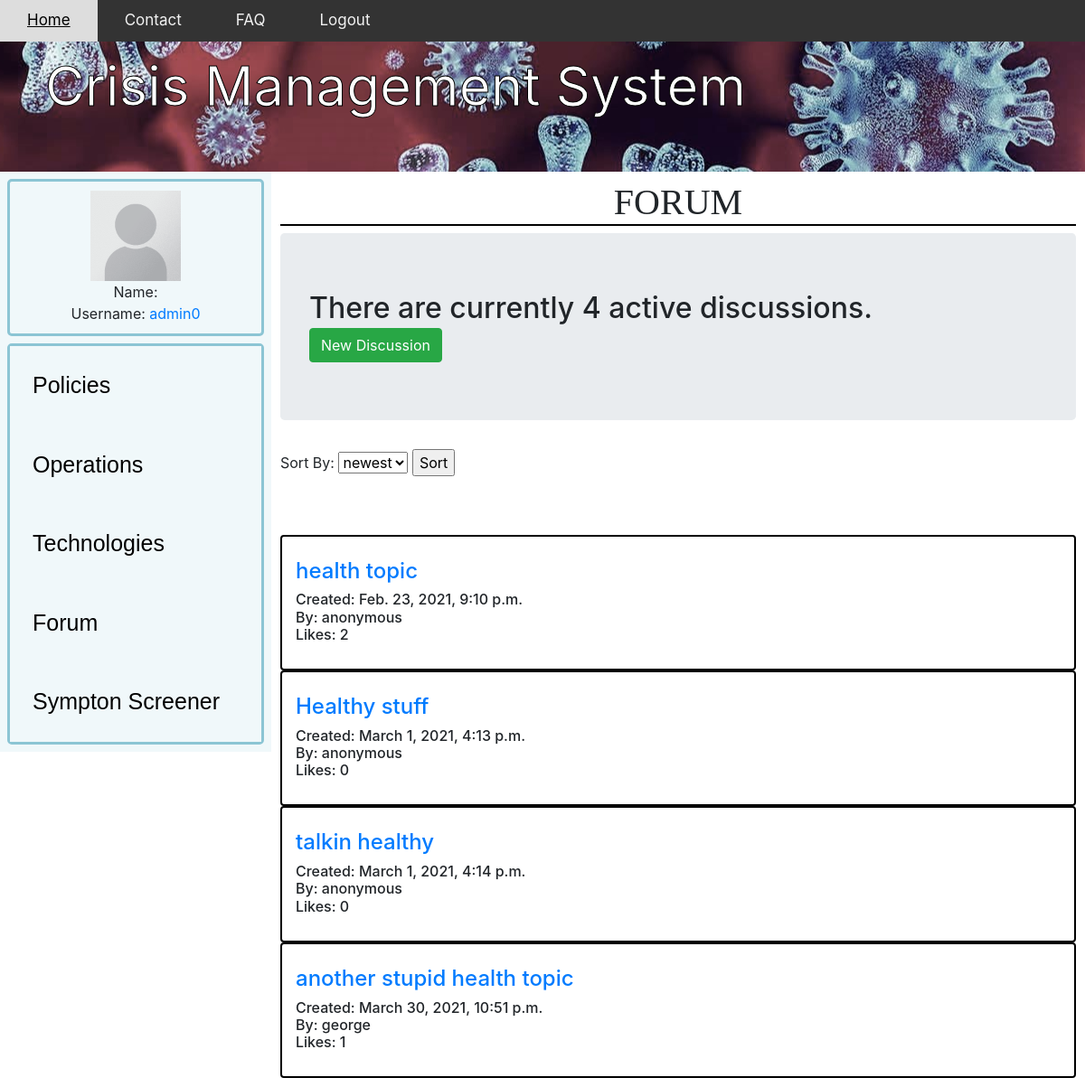
The page /forumHome/ (signed in) on the database as committed earlier.
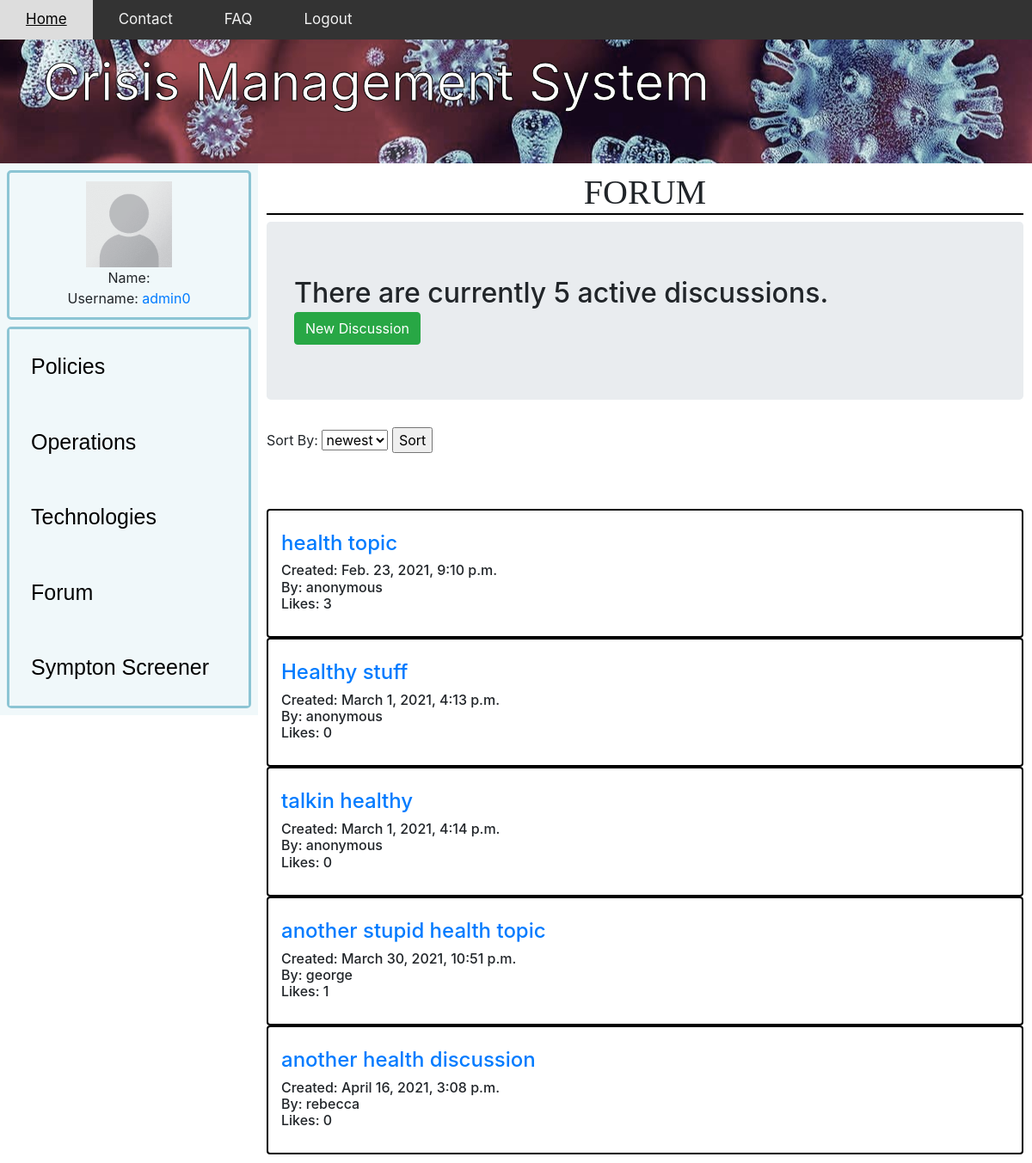
The same page on the database as committed later.
### app/models.py (models this page shows, shortened)
class forum(models.Model):
    name=models.CharField(max_length=200,default="anonymous" )
    topic= models.CharField(max_length=300, unique=True)
    section = models.CharField(max_length=12)
    description = models.CharField(max_length=1000,blank=True)
    date_created=models.DateTimeField(auto_now_add=True,null=True)
    likeCount = models.IntegerField(default=0)
    dislikeCount = models.IntegerField(default=0)
    forumLikes = models.ManyToManyField(User, related_name='forum')
    UserIsHealthExpert = models.BooleanField(default=False)
    UserIsTechExpert = models.BooleanField(default=False)
    def totalLikes(self):
        return self.forumLikes.count()

### app/views.py (the view)
# urls.py: path('forumHome/',forumHome,name='forumHome'),
@login_required
def forumHome(request):
    forums=forum.objects.filter(section="Health")
    count=forums.count()
    discussions=[]
    discussionIndex = 0
    for i in forums:
        discussions.append(i.discussion_set.all())
        discussionIndex += 1
    context={'forums':forums,
              'count':count,
              'discussions':discussions,
              'discussionIndex': discussionIndex,
              }
    return render(request,'forumHome.html',context)

### app/templates/forumHome.html (shortened to what this page needs)
{% extends "app/base2.html" %}
{% load static %}
{% block content %}
<!DOCTYPE html>
<html lang="en">
<head>
    <body>
		<h1>{{section}} Forum</h1>
	</body>
    <link rel="stylesheet" href="https://stackpath.bootstrapcdn.com/bootstrap/4.5.0/css/bootstrap.min.css"0>
</head>
<body>
        <h2 class="jumbotron">
            There are currently {{count}} active {{section}} discussions.
            <div>
            <button onclick="location.href='{{request.path}}addInForum/'" class="btn btn-success">New Discussion</button>
            </div>
        </h2>
        <form method="POST" action='{{request.path}}'>
            <label for="sortBy">Sort By:</label>
            <select type="text" id="sortBy" name="sortBy">
                <option value="newest">newest</option>
            </select>
            <input type="submit" value="Sort">
        </form>
            <div class="card-columns" style="padding: 10px; margin: 20px;"></div>
            {% for forum in forums %}
                <div class="card box container">
                    <br>
                    <h6 class="card-title">
                        <a href='{% url 'forumDiscussion' forumName=forum.section forumTopic=forum.topic %}'><h4>{{forum.topic}}</h4></a>
                        <p>
                            Created: {{forum.date_created}}
                            <br>
                            By: {{forum.name}}
                            <br>
                            Likes: {{forum.totalLikes}}
                        </p>
                        </h6>
                </div>
            {% endfor %}
</body>
</html>
{%endblock%}

Rows that differ between the two databases and show on the page:
computed for forum "health topic": totalLikes "2" → "3"
added forum: topic "another health discussion", date_created "April 16, 2021, 3:08 p.m.", name "rebecca", totalLikes "0"
Other text that changed with them:
{{ count }}: "4" → "5"
